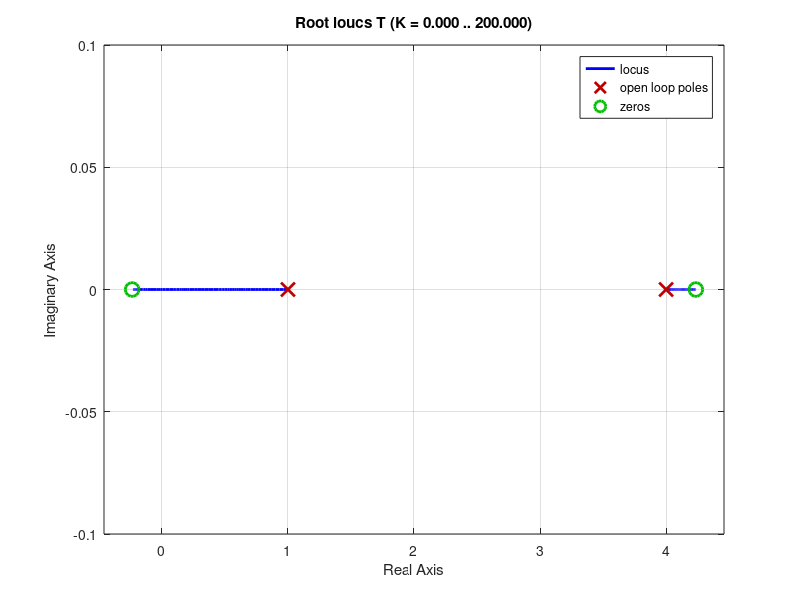

Write MATLAB code to recreate this figure. (Note: this script raises an error after producing the figure.)
s = tf('s');
p = 6;
z = 0;
G = (s-1)/(s-5);
K = 1/((s-p));
sys = K*G/(1+K*G);

%pzmap(sys);

rlocus(sys)

%%

sys1 = tf([1 -5],[1 -14 49])

rlocus(sys1)

%%

T = 1/(1+(-s+5)/(s^2-4*s-1));

rlocus(T)

%%
syms s;

a=solve((-(2*s-15)*(s-1)-(s^2-15*s+50))/((s-1)^2)==0,s);
double(a)